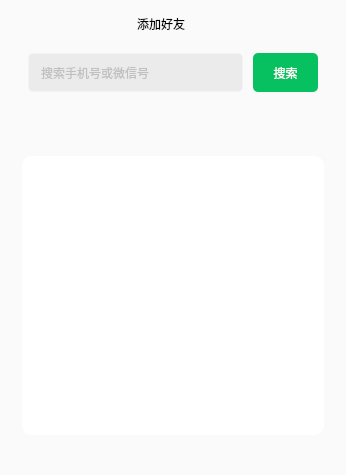
<?xml version="1.0" encoding="UTF-8"?>
<ui version="4.0">
 <class>AddFriendDialog</class>
 <widget class="QDialog" name="AddFriendDialog">
  <property name="geometry">
   <rect>
    <x>0</x>
    <y>0</y>
    <width>346</width>
    <height>475</height>
   </rect>
  </property>
  <property name="minimumSize">
   <size>
    <width>346</width>
    <height>475</height>
   </size>
  </property>
  <property name="maximumSize">
   <size>
    <width>346</width>
    <height>16777215</height>
   </size>
  </property>
  <property name="windowTitle">
   <string>Dialog</string>
  </property>
  <property name="styleSheet">
   <string notr="true">QDialog{
background-color: rgb(250, 250, 250);
}
</string>
  </property>
  <layout class="QVBoxLayout" name="verticalLayout">
   <property name="spacing">
    <number>10</number>
   </property>
   <property name="leftMargin">
    <number>0</number>
   </property>
   <property name="topMargin">
    <number>0</number>
   </property>
   <property name="rightMargin">
    <number>0</number>
   </property>
   <property name="bottomMargin">
    <number>40</number>
   </property>
   <item alignment="Qt::AlignmentFlag::AlignTop">
    <widget class="QWidget" name="widget" native="true">
     <property name="minimumSize">
      <size>
       <width>0</width>
       <height>38</height>
      </size>
     </property>
     <layout class="QHBoxLayout" name="horizontalLayout_2">
      <property name="spacing">
       <number>0</number>
      </property>
      <property name="leftMargin">
       <number>137</number>
      </property>
      <property name="topMargin">
       <number>1</number>
      </property>
      <property name="rightMargin">
       <number>1</number>
      </property>
      <property name="bottomMargin">
       <number>5</number>
      </property>
      <item alignment="Qt::AlignmentFlag::AlignLeft|Qt::AlignmentFlag::AlignBottom">
       <widget class="QLabel" name="titleLabel">
        <property name="styleSheet">
         <string notr="true">font: 17px &quot;微软雅黑&quot;;</string>
        </property>
        <property name="text">
         <string>添加好友</string>
        </property>
       </widget>
      </item>
      <item alignment="Qt::AlignmentFlag::AlignRight|Qt::AlignmentFlag::AlignTop">
       <widget class="QPushButton" name="closeButton">
        <property name="minimumSize">
         <size>
          <width>36</width>
          <height>26</height>
         </size>
        </property>
        <property name="maximumSize">
         <size>
          <width>36</width>
          <height>26</height>
         </size>
        </property>
        <property name="styleSheet">
         <string notr="true">       QPushButton {
            border: none;
            background-color: transparent;
            border-top-right-radius: 7px;  
			margin: 0;
            text-align: center;
        }

        /* 鼠标悬停状态：红色背景 */
        QPushButton:hover {
  			 background-color: rgb(255, 65, 68); 
            border-top-right-radius: 7px;
            color: white; 
        }

        /* 鼠标点击状态：红色加深 */
        QPushButton:pressed {
            /* 可选：点击时轻微偏移，模拟按压效果 */
            padding-top: 1px;
            padding-left: 1px;
            border-top-right-radius: 7px;
            background-color: rgb(214, 55, 57);
        }
</string>
        </property>
        <property name="text">
         <string/>
        </property>
        <property name="icon">
         <iconset resource="../../res/icon.qrc">
          <normaloff>:/a/icons/窗口关闭.svg</normaloff>:/a/icons/窗口关闭.svg</iconset>
        </property>
        <property name="iconSize">
         <size>
          <width>15</width>
          <height>15</height>
         </size>
        </property>
       </widget>
      </item>
     </layout>
    </widget>
   </item>
   <item alignment="Qt::AlignmentFlag::AlignTop">
    <widget class="QWidget" name="widget_3" native="true">
     <property name="minimumSize">
      <size>
       <width>0</width>
       <height>50</height>
      </size>
     </property>
     <layout class="QHBoxLayout" name="horizontalLayout">
      <property name="spacing">
       <number>0</number>
      </property>
      <property name="leftMargin">
       <number>28</number>
      </property>
      <property name="topMargin">
       <number>0</number>
      </property>
      <property name="rightMargin">
       <number>28</number>
      </property>
      <property name="bottomMargin">
       <number>0</number>
      </property>
      <item alignment="Qt::AlignmentFlag::AlignLeft">
       <widget class="QLineEdit" name="searchLineEdit">
        <property name="minimumSize">
         <size>
          <width>215</width>
          <height>39</height>
         </size>
        </property>
        <property name="maximumSize">
         <size>
          <width>215</width>
          <height>39</height>
         </size>
        </property>
        <property name="styleSheet">
         <string notr="true">QLineEdit {
    background-color: rgb(235, 235, 235);
    border: 1px solid transparent;
    border-radius: 5px;
    padding: 6px 12px;
    padding-left: 10px; 
	font: 17px &quot;微软雅黑&quot;;
    color: rgb(150, 150, 150);
}

/* 聚焦状态：绿色边框、白色背景 */
QLineEdit:focus {
    border-color: #2ecc71;
    outline: none;
    background-color: #ffffff;
}

/* 占位文字颜色 */
QLineEdit::placeholder {
    color: #999999;
}</string>
        </property>
        <property name="inputMask">
         <string/>
        </property>
        <property name="text">
         <string/>
        </property>
        <property name="frame">
         <bool>false</bool>
        </property>
        <property name="placeholderText">
         <string>搜索手机号或微信号</string>
        </property>
       </widget>
      </item>
      <item alignment="Qt::AlignmentFlag::AlignRight">
       <widget class="QPushButton" name="searchButton">
        <property name="minimumSize">
         <size>
          <width>65</width>
          <height>38</height>
         </size>
        </property>
        <property name="maximumSize">
         <size>
          <width>65</width>
          <height>39</height>
         </size>
        </property>
        <property name="styleSheet">
         <string notr="true">QPushButton{
background-color:rgb(7, 193, 96);
color: rgb(255, 255, 255);
font: 17px &quot;黑体&quot;;
border-radius: 5px; /* 轻微圆角，可选 */
}

/* 鼠标悬停状态 */
QPushButton:hover {
    background-color:rgb(7, 182, 88);
}

/* 鼠标按下状态（可选增强） */
QPushButton:pressed {
    background-color:rgb(6, 178, 83)
}</string>
        </property>
        <property name="text">
         <string>搜索</string>
        </property>
       </widget>
      </item>
     </layout>
    </widget>
   </item>
   <item>
    <spacer name="verticalSpacer">
     <property name="orientation">
      <enum>Qt::Orientation::Vertical</enum>
     </property>
     <property name="sizeHint" stdset="0">
      <size>
       <width>20</width>
       <height>40</height>
      </size>
     </property>
    </spacer>
   </item>
   <item>
    <widget class="QStackedWidget" name="stackedWidget">
     <property name="minimumSize">
      <size>
       <width>0</width>
       <height>279</height>
      </size>
     </property>
     <property name="styleSheet">
      <string notr="true"/>
     </property>
     <property name="currentIndex">
      <number>1</number>
     </property>
     <widget class="QWidget" name="stackedWidget_2Page1">
      <layout class="QHBoxLayout" name="horizontalLayout_3">
       <property name="leftMargin">
        <number>22</number>
       </property>
       <property name="topMargin">
        <number>0</number>
       </property>
       <property name="rightMargin">
        <number>22</number>
       </property>
       <property name="bottomMargin">
        <number>0</number>
       </property>
       <item>
        <widget class="StrangerWidget" name="strangerWidget" native="true">
         <property name="styleSheet">
          <string notr="true">QWidget{
border-radius: 10px; /* 轻微圆角，可选 */
	background-color: rgb(255, 255, 255);

}</string>
         </property>
        </widget>
       </item>
      </layout>
     </widget>
     <widget class="QWidget" name="friendWidgetPage">
      <layout class="QVBoxLayout" name="verticalLayout_2">
       <property name="leftMargin">
        <number>22</number>
       </property>
       <property name="topMargin">
        <number>0</number>
       </property>
       <property name="rightMargin">
        <number>22</number>
       </property>
       <property name="bottomMargin">
        <number>0</number>
       </property>
       <item>
        <widget class="UserInfoWidget" name="friendWidget" native="true">
         <property name="sizePolicy">
          <sizepolicy hsizetype="Preferred" vsizetype="Expanding">
           <horstretch>0</horstretch>
           <verstretch>0</verstretch>
          </sizepolicy>
         </property>
         <property name="styleSheet">
          <string notr="true">#friendWidget{
border-radius: 10px; /* 轻微圆角，可选 */
	background-color: rgb(255, 255, 255);

}</string>
         </property>
        </widget>
       </item>
      </layout>
     </widget>
    </widget>
   </item>
  </layout>
 </widget>
 <customwidgets>
  <customwidget>
   <class>StrangerWidget</class>
   <extends>QWidget</extends>
   <header>StrangerWidget.h</header>
   <container>1</container>
  </customwidget>
  <customwidget>
   <class>UserInfoWidget</class>
   <extends>QWidget</extends>
   <header location="global">UserInfoWidget.h</header>
   <container>1</container>
  </customwidget>
 </customwidgets>
 <resources>
  <include location="../../res/icon.qrc"/>
 </resources>
 <connections/>
</ui>
